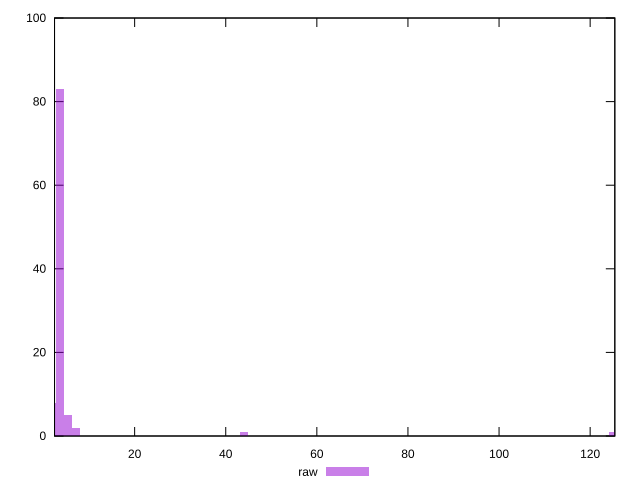

Reproduce this figure in gnuplot.
reset

$raw <<EOF
124.95584837671684 1
7.039766105730527 2
5.279824579297895 5
3.5198830528652634 83
43.99853816081579 1
1.7599415264326317 8
EOF

set key outside below
set boxwidth 1.7599415264326317
set xrange [2.4120000000000004:125.41699999999999]
set yrange [0:100]
set trange [0:100]
set style fill transparent solid 0.5 noborder
set terminal svg size 640, 490 enhanced background rgb 'white'
set output "report_00009_2021-02-08T22-37-41.559Z/server-response-time/samples/pages+cached/raw/histogram.svg"

plot $raw title "raw" with boxes

reset
